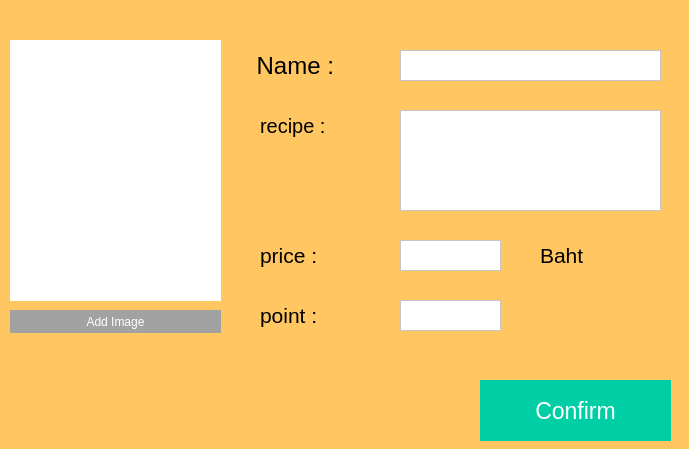
<?xml version="1.0" encoding="UTF-8"?>
<ui version="4.0">
 <class>Dialog</class>
 <widget class="QDialog" name="Dialog">
  <property name="geometry">
   <rect>
    <x>0</x>
    <y>0</y>
    <width>689</width>
    <height>449</height>
   </rect>
  </property>
  <property name="windowTitle">
   <string>Dialog</string>
  </property>
  <property name="styleSheet">
   <string notr="true">background-color: rgb(255, 198, 98);</string>
  </property>
  <widget class="QPushButton" name="confirm_but">
   <property name="geometry">
    <rect>
     <x>480</x>
     <y>380</y>
     <width>191</width>
     <height>61</height>
    </rect>
   </property>
   <property name="font">
    <font>
     <pointsize>17</pointsize>
    </font>
   </property>
   <property name="styleSheet">
    <string notr="true">color:rgb(255, 255, 255);
background-color:rgb(0, 206, 165);
border:none</string>
   </property>
   <property name="text">
    <string>Confirm</string>
   </property>
  </widget>
  <widget class="QFrame" name="img_frame">
   <property name="geometry">
    <rect>
     <x>10</x>
     <y>40</y>
     <width>211</width>
     <height>261</height>
    </rect>
   </property>
   <property name="styleSheet">
    <string notr="true">background-color: rgb(206, 205, 205);</string>
   </property>
   <property name="frameShape">
    <enum>QFrame::StyledPanel</enum>
   </property>
   <property name="frameShadow">
    <enum>QFrame::Raised</enum>
   </property>
   <widget class="QLabel" name="img_frame_2">
    <property name="geometry">
     <rect>
      <x>0</x>
      <y>0</y>
      <width>211</width>
      <height>261</height>
     </rect>
    </property>
    <property name="font">
     <font>
      <pointsize>16</pointsize>
     </font>
    </property>
    <property name="styleSheet">
     <string notr="true">color:white
</string>
    </property>
    <property name="text">
     <string/>
    </property>
   </widget>
   <widget class="QLabel" name="showimage">
    <property name="geometry">
     <rect>
      <x>0</x>
      <y>0</y>
      <width>211</width>
      <height>261</height>
     </rect>
    </property>
    <property name="styleSheet">
     <string notr="true">background-color: rgb(255, 255, 255);</string>
    </property>
    <property name="text">
     <string/>
    </property>
   </widget>
  </widget>
  <widget class="QLabel" name="label">
   <property name="geometry">
    <rect>
     <x>250</x>
     <y>40</y>
     <width>141</width>
     <height>51</height>
    </rect>
   </property>
   <property name="font">
    <font>
     <pointsize>18</pointsize>
    </font>
   </property>
   <property name="text">
    <string> Name :</string>
   </property>
  </widget>
  <widget class="QLabel" name="label_3">
   <property name="geometry">
    <rect>
     <x>260</x>
     <y>230</y>
     <width>131</width>
     <height>51</height>
    </rect>
   </property>
   <property name="font">
    <font>
     <pointsize>16</pointsize>
    </font>
   </property>
   <property name="text">
    <string>price : </string>
   </property>
  </widget>
  <widget class="QLabel" name="label_2">
   <property name="geometry">
    <rect>
     <x>260</x>
     <y>100</y>
     <width>131</width>
     <height>51</height>
    </rect>
   </property>
   <property name="font">
    <font>
     <pointsize>15</pointsize>
    </font>
   </property>
   <property name="text">
    <string>recipe :</string>
   </property>
  </widget>
  <widget class="QLabel" name="label_4">
   <property name="geometry">
    <rect>
     <x>260</x>
     <y>290</y>
     <width>131</width>
     <height>51</height>
    </rect>
   </property>
   <property name="font">
    <font>
     <pointsize>16</pointsize>
    </font>
   </property>
   <property name="text">
    <string>point :</string>
   </property>
  </widget>
  <widget class="QLabel" name="label_5">
   <property name="geometry">
    <rect>
     <x>540</x>
     <y>230</y>
     <width>131</width>
     <height>51</height>
    </rect>
   </property>
   <property name="font">
    <font>
     <pointsize>16</pointsize>
    </font>
   </property>
   <property name="text">
    <string>Baht</string>
   </property>
  </widget>
  <widget class="QTextEdit" name="name">
   <property name="geometry">
    <rect>
     <x>400</x>
     <y>50</y>
     <width>261</width>
     <height>31</height>
    </rect>
   </property>
   <property name="styleSheet">
    <string notr="true">background-color: rgb(255, 255, 255);</string>
   </property>
  </widget>
  <widget class="QTextEdit" name="recipe">
   <property name="geometry">
    <rect>
     <x>400</x>
     <y>110</y>
     <width>261</width>
     <height>101</height>
    </rect>
   </property>
   <property name="styleSheet">
    <string notr="true">background-color: rgb(255, 255, 255);</string>
   </property>
  </widget>
  <widget class="QTextEdit" name="price">
   <property name="geometry">
    <rect>
     <x>400</x>
     <y>240</y>
     <width>101</width>
     <height>31</height>
    </rect>
   </property>
   <property name="styleSheet">
    <string notr="true">background-color: rgb(255, 255, 255);</string>
   </property>
  </widget>
  <widget class="QTextEdit" name="point">
   <property name="geometry">
    <rect>
     <x>400</x>
     <y>300</y>
     <width>101</width>
     <height>31</height>
    </rect>
   </property>
   <property name="styleSheet">
    <string notr="true">background-color: rgb(255, 255, 255);</string>
   </property>
  </widget>
  <widget class="QPushButton" name="add_image_but">
   <property name="geometry">
    <rect>
     <x>10</x>
     <y>310</y>
     <width>211</width>
     <height>23</height>
    </rect>
   </property>
   <property name="styleSheet">
    <string notr="true">color:rgb(255, 255, 255);
background-color: rgb(162, 162, 162);
border:none</string>
   </property>
   <property name="text">
    <string>Add Image</string>
   </property>
  </widget>
 </widget>
 <resources/>
 <connections/>
</ui>
